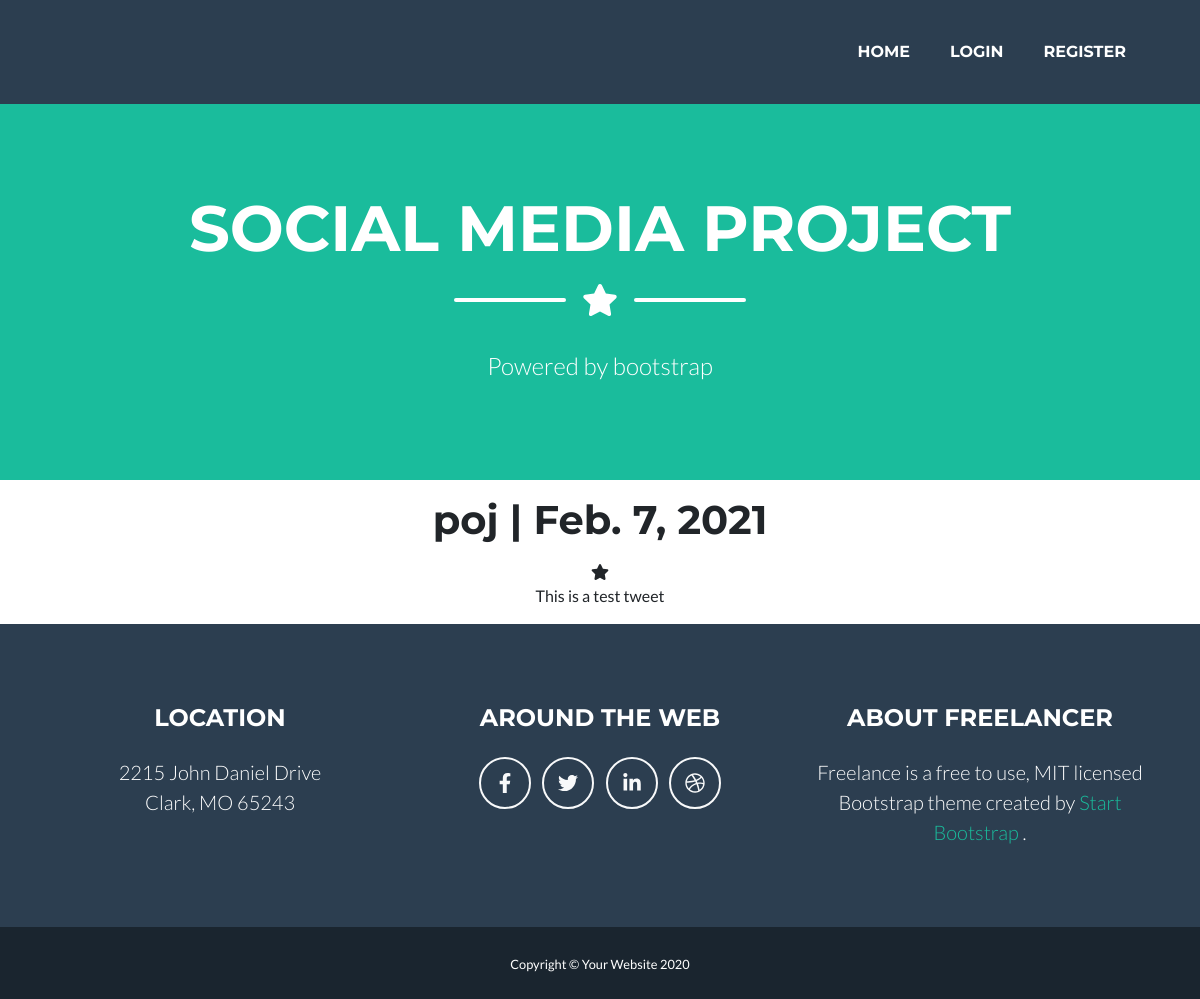
Page /2021/2/7/salam/ on the committed database.
### posts/models.py (models this page shows, shortened)
class Post (models.Model):
    user = models.ForeignKey(User, on_delete=models.CASCADE)
    body = models.TextField(max_length = 400)
    slug = models.SlugField(max_length = 20)
    created = models.DateTimeField(auto_now_add=True)

### posts/views.py (the view)
# urls.py: path('<int:year>/<int:month>/<int:day>/<slug:slug>/', views.post_detail, name = "post_detail")
def post_detail(request, year, month, day, slug):
    post = get_object_or_404(Post, created__year = year, created__month = month, created__day = day, slug = slug)
    return render(request, 'posts/post_detail.html', {'post':post})

### posts/templates/posts/post_detail.html (shortened to what this page needs)
{% extends 'index.html' %}
{% block content %}
 <center><p> <h1>{{post.user }} | {{post.created|date}}</h1></p>
    <div class="divider-custom-icon"><i class="fas fa-star"></i></div>
    <div class="divider-custom-line"></div></center>
 <center></h1><p> {{post.body }}</p></center>
{% endblock %}

### rows in the picture
Post: user "poj", created "Feb. 7, 2021", body "This is a test tweet"
